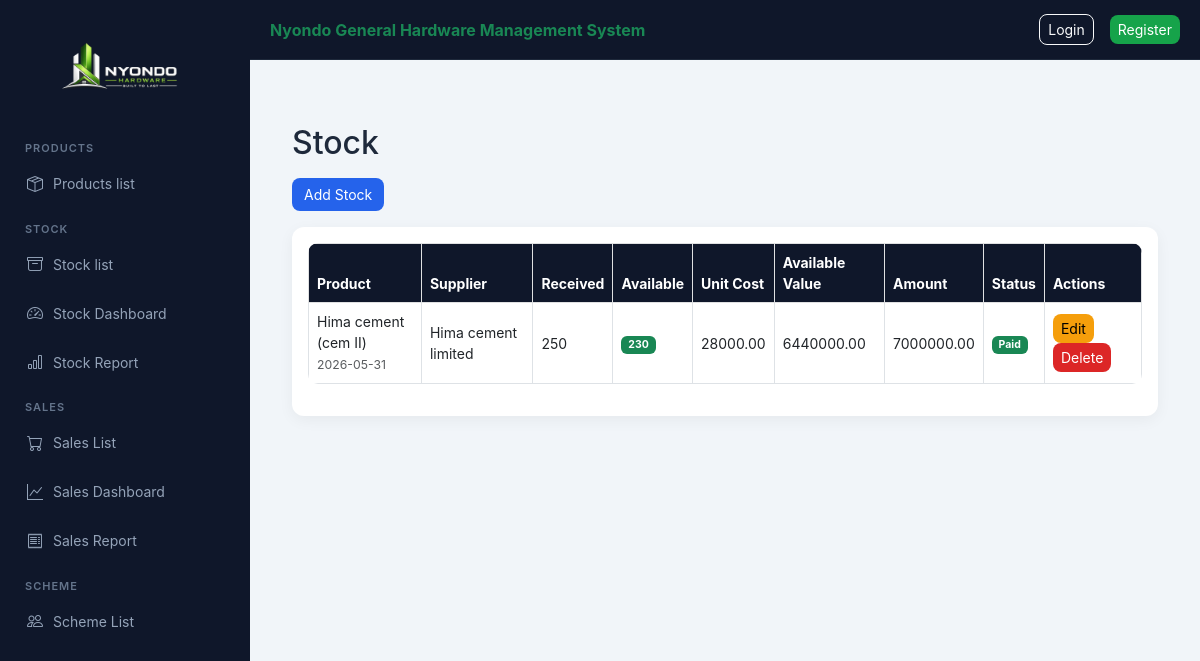
Page /nyondo/stock/ on the earlier database version.
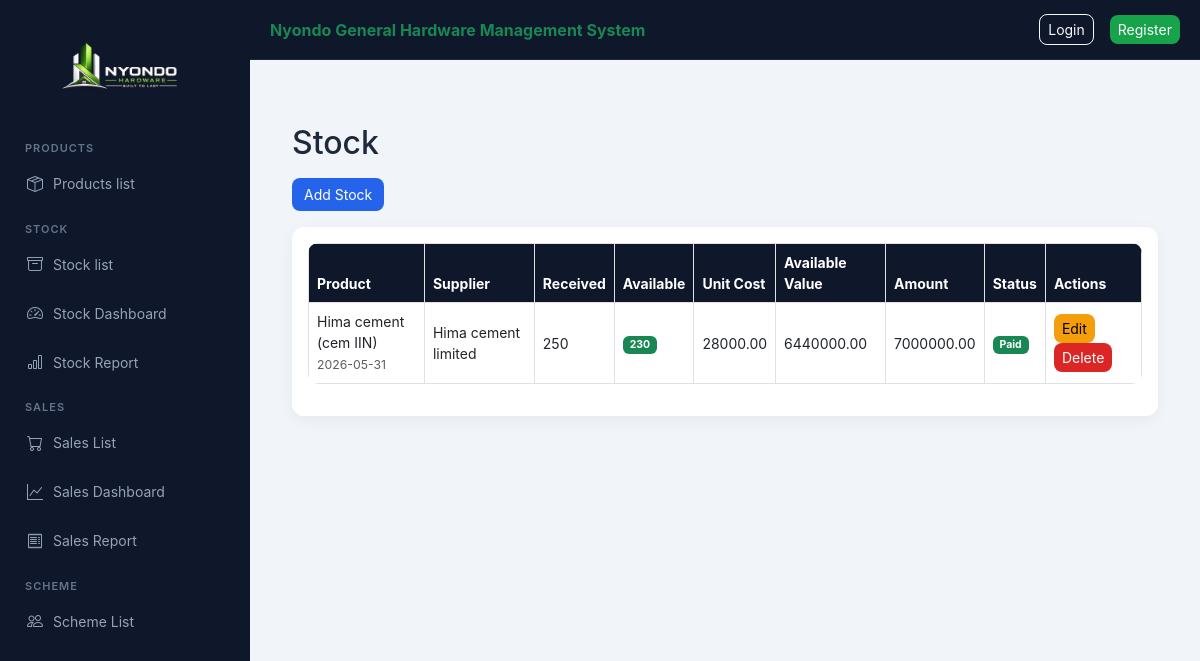
Same page on the later database version.
### nyondo_app/models.py (models this page shows, shortened)
class Stock(models.Model):
    product = models.ForeignKey(Product, on_delete=models.CASCADE)
    supplier_name = models.CharField(max_length=100)
    quantity_received = models.PositiveIntegerField()
    quantity_available = models.PositiveIntegerField(default=0)
    unit_cost = models.DecimalField(max_digits=12, decimal_places=2)
    unit_price = models.DecimalField(max_digits=12, decimal_places=2)
    total_amount_due = models.DecimalField(max_digits=12, decimal_places=2, default=0)
    supplier_paid = models.BooleanField(default=False)
    date_received = models.DateTimeField(auto_now_add=True)
    def available_value(self):
        return self.quantity_available * self.unit_cost

class Product(models.Model):
    CATEGORY_CHOICES = [
        ("cement", "Cement"),
        ("iron_bar", "Iron Bar"),
        ("iron_sheets", "Iron Sheets"),
        ("others", "Others"),
        ("nails", "Nails"),
        ("paint", "Paint"),
    ]
    category_name = models.CharField(max_length=20, choices=CATEGORY_CHOICES)
    product_name = models.CharField(max_length=100)
    unit_cost = models.DecimalField(max_digits=12, decimal_places=2, default=0)
    unit_price = models.DecimalField(max_digits=12, decimal_places=2, default=0)
    description = models.TextField(blank=True)

### nyondo_app/views.py (the view)
# urls.py: path("stock/", views.stock_list, name="stock_list"),
def stock_list(request):
    return render(request, "stock_list.html", {
        "stocks": Stock.objects.select_related("product"),
        "products": Product.objects.all()
    })

### nyondo_app/templates/stock_list.html
{% extends "base.html" %}
{% block content %}
<h2 class="mb-3">Stock</h2>
<a href="{% url 'add_stock' %}" class="btn btn-primary mb-3">
    Add Stock
</a>
<div class="card p-3">
<table class="table table-hover table-bordered align-middle">
<thead class="table-light">
<tr>
    <th>Product</th>
    <th>Supplier</th>
    <th>Received</th>
    <th>Available</th>
    <th>Unit Cost</th>
    <th>Available Value</th>
    <th>Amount</th>
    <th>Status</th>
    <th>Actions</th>
</tr>
</thead>
<tbody>
{% for s in stocks %}
<tr>
    <td>
        {{ s.product.product_name }}
        <br>
        <small class="text-muted">
            {{ s.date_received|date:"Y-m-d" }}
        </small>
    </td>
    <td>{{ s.supplier_name }}</td>
    <td>{{ s.quantity_received }}</td>
    <td>
        {% if s.quantity_available > 0 %}
            <span class="badge bg-success">
                {{ s.quantity_available }}
            </span>
        {% else %}
            <span class="badge bg-danger">
                0
            </span>
        {% endif %}
    </td>
    <td>{{ s.unit_cost|floatformat:2 }}</td>
    <td>
        {{ s.available_value|floatformat:2 }}
    </td>
    <td>
        {{ s.total_amount_due|floatformat:2 }}
    </td>
    <td>
        {% if s.supplier_paid %}
            <span class="badge bg-success">Paid</span>
        {% else %}
            <span class="badge bg-warning text-dark">Pending</span>
        {% endif %}
    </td>
    <td>
        <a href="{% url 'edit_stock' s.id %}"
           class="btn btn-warning btn-sm">
           Edit
        </a>
        <a href="{% url 'delete_stock' s.id %}"
           class="btn btn-danger btn-sm">
           Delete
        </a>
    </td>
</tr>
{% empty %}
<tr>
    <td colspan="9" class="text-center text-muted">
        No stock records available
    </td>
</tr>
{% endfor %}
</tbody>
</table>
</div>
{% endblock %}

Differences in the rows shown:
changed through a linked row, Stock "Hima cement limited": product.product_name "Hima cement (cem II)" → "Hima cement (cem IIN)"
